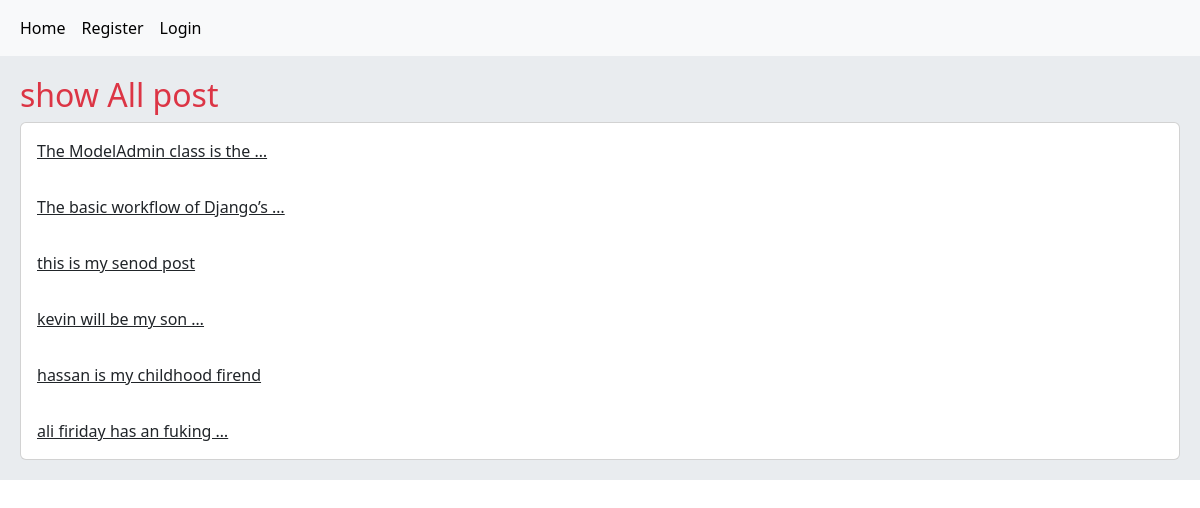
The app's page /, older data.
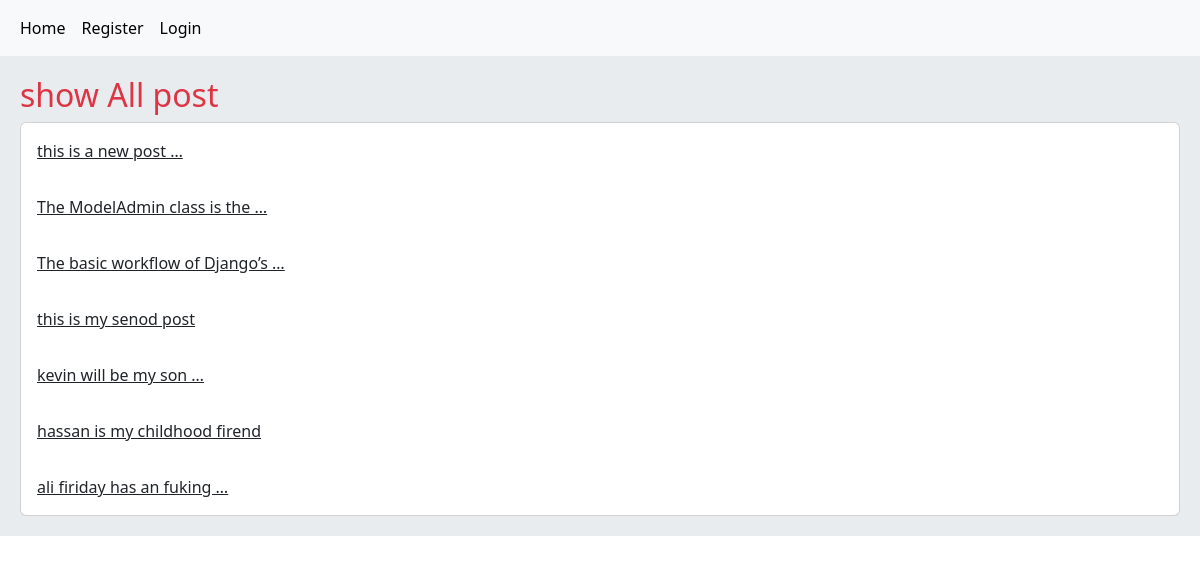
The same page, newer data.
### home/models.py (models this page shows, shortened)
class Post(models.Model):
    user = models.ForeignKey(User, on_delete=models.CASCADE, related_name='posts')
    title = models.CharField(max_length=200)
    body = models.TextField()
    slug = models.SlugField(unique=True)
    created = models.DateTimeField(auto_now_add=True)
    updated = models.DateTimeField(auto_now=True)
    class Meta:
        ordering = ('-created',)
    def get_absolute_url(self):
        return reverse('home:post_detail', kwargs={'pk': self.pk, 'slug': self.slug})

### home/views.py (the view)
# urls.py: path('', views.HomeView.as_view(), name='home'),
class HomeView(View):
    def get(self, request):
        posts = Post.objects.all()
        return render(request, 'home/index.html', {'posts': posts})

### home/templates/home/index.html (shortened to what this page needs)
{% extends 'master.html' %}
{% block body %}
    <h2 class="text-danger">show All post</h2>
    <div class="card">
    {% for post in posts %}
        <a href="{{ post.get_absolute_url }}"
           class="card-body">{{ post.body|truncatewords:5 }}</a>
    {% endfor %}
{% endblock %}

Row changes from the older to the newer data that the page shows:
added Post: body "this is a new post …"
